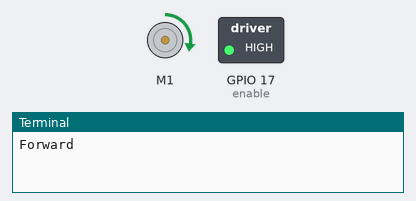
Recording of a program running on a simulated Raspberry Pi (BCM pin numbers). Parts: DC motor (green arrow = forward, orange = backward, longer = faster), switched loads named in the program (green lamp = pin HIGH), the last lines printed to the terminal. At 10.0 s the program stops and its outputs stay as they are.

Above: at 0.1 s.
At 2.1 s:
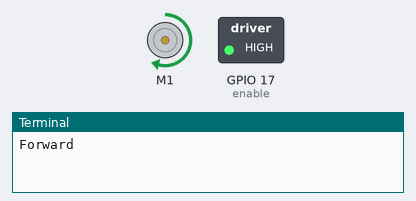
At 5.1 s:
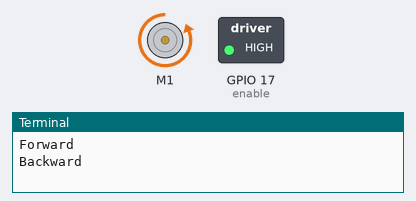
At 10.1 s:
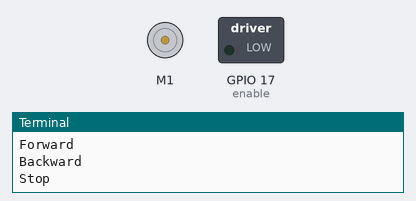
Timing chart, 0 to 11.5 s (numbered marks = the images above):
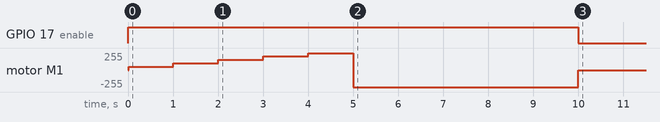

Measured:
- by itself, GPIO 17 (enable): LOW → HIGH at 0.00 s, → LOW 10.0 s later
- by itself, motor M1: stopped → forward 51/255 at 0.02 s, → forward 102/255 0.98 s later, → forward 153/255 1.0 s later, → forward 204/255 1.0 s later, … (7 changes in this stretch)

The program:

motor_01.py
```python
from gpiozero import Motor, LED
import time

MotorPin1 = 27 # pin11
MotorPin2 = 22 # pin12
MotorEnable = 17 # pin13

enable = LED(MotorEnable)
enable.on()

motor = Motor(MotorPin1, MotorPin2)

print("Forward")
motor.forward(0.2)
time.sleep(1)
motor.forward(0.4)
time.sleep(1)
motor.forward(0.6)
time.sleep(1)
motor.forward(0.8)
time.sleep(1)
motor.forward(1)
time.sleep(1)

print("Backward")
motor.backward()
time.sleep(5)


print("Stop")
motor.stop()
enable.off()
```
